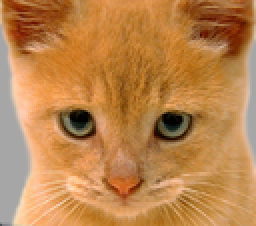
%> input picture Data/cat.bmp, 128 x 113 px, shrunk from 410 x 361 before the run, given in place of bru.bmp, which was not available (shown 2 times larger)
$ octave Code.m   (GNU Octave 9; MATLAB toolbox functions it lacks are replaced by stand-ins)
%> lines starting %> are read from the running program, lines starting %| are printed output that depends on the picture; pictures that were not available may be replaced by others from this repository, and a replacement may not be noted
% Universidade Tecnológica Federal do Paraná
% Renan Kodama Rodrigues 1602098
% Visão Computacional (Hybrid Images)


#carregando pacote image
pkg load image;


%fora do domino da frequência
function Fora_Da_Frequencia(local01, local02, alpha01, alpha02)
%> called with local01 = 'Data/bru.bmp', local02 = 'Data/re.bmp', alpha01 = 1.7, alpha02 = 7
  #carregando imagens
  image_01 = imread(local01);
%> image_01 is the input picture: size 113x128x3 uint8; mean R, G, B 188.3, 132.5, 77.1
  image_02 = imread(local02);
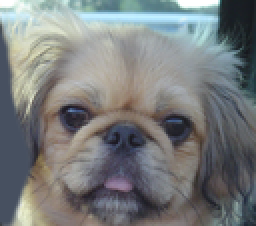
%> input picture Data/dog.bmp, 128 x 113 px, shrunk from 410 x 361 before the run, given in place of re.bmp, which was not available (shown 2 times larger)
%> image_02 is the input picture: size 113x128x3 uint8; mean R, G, B 121.2, 124.5, 125

  #aplicando filtro smooth e contornos na imagem 01
  image_lowPass01 = imsmooth(image_01,"gaussian", alpha01);
  image_highPass01 = image_01 - image_lowPass01;

  #aplicando filtro smooth e contornos na imagem 02
  image_lowPass02 = imsmooth(image_02,"gaussian", alpha02);
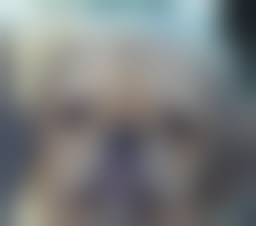
%> image_lowPass02: size 113x128x3 uint8 (shown 2 times larger); mean R, G, B 121.2, 124.5, 125; mean of the top-left, top-right, bottom-left and bottom-right quarters 162.7, 131.9, 109, 91.5
  image_highPass02 = image_02 - image_lowPass02;

  #unindo baixas e altas frequências das imagens 01 e 02
  image_final = image_lowPass02 + image_highPass01;

  #apresentação dos resultados
  figure('name','Passa Baixa 01 espacial','numbertitle','off'), imshow(image_lowPass01);
  figure('name','Passa Alta 01 espacial','numbertitle','off'), imshow(image_highPass01);
  figure('name','Passa Baixa 02 espacial','numbertitle','off'), imshow(image_lowPass02);
  figure('name','Passa Alta 02 espacial','numbertitle','off'), imshow(image_highPass02);
  figure('name','Imagem Final Fora do Dominio da Freq.','numbertitle','off'), imshow(image_final);

  imwrite (image_lowPass02, "Saida/PassaBaixa 02 Nofft.jpg")
  imwrite (image_highPass01, "Saida/PassaAlta 01 Nofft.jpg");
  imwrite (image_final, "Saida/Imagem Final Fora do Dominio da Freq.jpg");
endfunction


%funções no dominio da frequência
function res = D(u,v,s)
  res = sqrt((u-s(1)/2)^2+(v-s(2)/2)^2); #distancia entre pontos
endfunction

function res = H(u,v,s,d0)
  res = e^-((D(u,v,s))^2/(2*d0^2));   #gaussiana
endfunction

function [final_LowPassImage, final_HighPassImage] = Processar_Imagem(image)
  image_01 = rgb2gray(image);
%> image_01: size 113x128 uint8

  #padding da imagem
  image_padd = padarray(image_01, size(image_01),"zeros","post");

  #convertendo para double
  image_double = im2double(image_padd);

  #transformada de fourier e centralização do resultado
  image_Fourier = fft2(image_double);
  image_Fourier = fftshift(image_Fourier);

  #alocando filtro
  [image_Y_Padd, image_X_Padd, image_Z_Padd] = size(image_double);
%> image_Y_Padd = 226; image_X_Padd = 256; image_Z_Padd = 1
  filtro = zeros([image_Y_Padd, image_X_Padd, image_Z_Padd]);

  #criando filtro
  for i = (1:image_Y_Padd)
    for j = (1:image_X_Padd)
      filtro(i,j) =  H(i,j,size(image_double), 20);
    endfor
  endfor
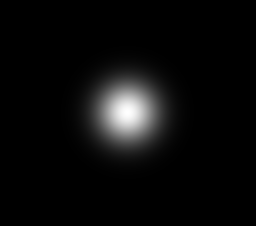
%> filtro: size 226x256 double; min 1.49e-16, max 1, mean 0.0434

  #aplicando filtro na imagem transformada
  low_pass_Spectre = image_Fourier .* filtro;

  #removendo do spectro da frequencia
  low_pass_Image = ifftshift(low_pass_Spectre);
  low_pass_Image = ifft2(low_pass_Image);

  figure('name','Espectro de Fourier','numbertitle','off'), imshow(uint8(abs(image_Fourier)));
  figure('name','Filtro Low Pass','numbertitle','off'), imshow(im2uint8(abs(filtro)));

  #remover padding
  [tam_Y_Original, tam_X_Original, tam_Z_Original] = size(image_01);
%> tam_Y_Original = 113; tam_X_Original = 128; tam_Z_Original = 1
  final_LowPassImage = zeros(tam_Y_Original,tam_X_Original);

  for i = (1: tam_Y_Original)
    for j = (1: tam_X_Original)
      final_LowPassImage(i,j) = low_pass_Image(i+2,j+2);
    endfor
  endfor

  #obtendo as altas(bordas) e baixas(esboço) frequências
  final_HighPassImage = image_01 - im2uint8(abs(final_LowPassImage));
  final_LowPassImage =  im2uint8(abs(final_LowPassImage));
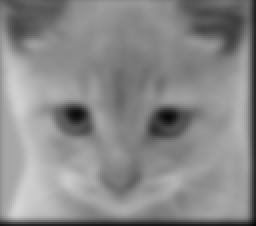
%> final_LowPassImage: size 113x128 uint8 (shown 2 times larger); min 7, max 212, mean 137
endfunction

function Dominio_Da_Frequencia(local01, local02)
  #carregando imagens
  image_01 = imread(local01);
  image_02 = imread(local02);

  [low_pass_01, high_pass_01] = Processar_Imagem(image_01);
  [low_pass_02, high_pass_02] = Processar_Imagem(image_02);
%> in Processar_Imagem (call 2), `image_padd = padarray(image_01, size(image_01),"zeros","post");`:
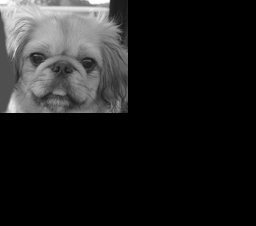
%> image_padd: size 226x256 uint8; min 0, max 255, mean 30.9
%> in Processar_Imagem (call 2), `final_HighPassImage = image_01 - im2uint8(abs(final_LowPassImage));`:
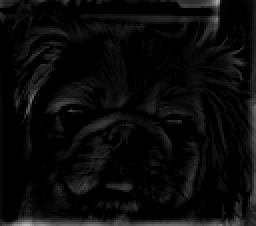
%> final_HighPassImage: size 113x128 uint8 (shown 2 times larger); min 0, max 181, mean 10.5

  #unindo as altas e baixas frequências
  image_final = low_pass_02 + high_pass_01;
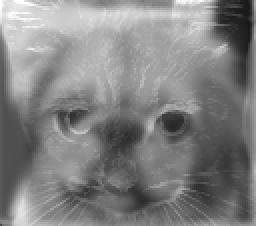
%> image_final: size 113x128 uint8 (shown 2 times larger); min 24, max 255, mean 129.7

  #apresentação dos resultados
  figure('name','Passa Baixa 01 FFT','numbertitle','off'), imshow(low_pass_01);
  figure('name','Passa Alta 01 FFT','numbertitle','off'), imshow(high_pass_01);
  figure('name','Passa Baixa 01 FFT','numbertitle','off'), imshow(low_pass_02);
  figure('name','Passa Alta 01 FFT','numbertitle','off'), imshow(high_pass_02);
  figure('name','Imagem Final no Dominio da Freq.','numbertitle','off'), imshow(image_final);

  imwrite (low_pass_02, "Saida/PassaBaixa 02 FFT.jpg");
  imwrite (low_pass_01, "Saida/PassaBaixa 01 FFT.jpg");
  imwrite (high_pass_01, "Saida/PassaAlta 01 FFT.jpg");
  imwrite (high_pass_02, "Saida/PassaAlta 02 FFT.jpg");
  imwrite (image_final, "Saida/Imagem no Dominio da Freq.jpg");
endfunction


  ################## MAIN ##################

  #Fora_Da_Frequencia("Data/cat.bmp", "Data/dog.bmp", 04, 06);
  Fora_Da_Frequencia("Data/bru.bmp", "Data/re.bmp", 1.7, 7);

  #Dominio_Da_Frequencia("Data/cat.bmp","Data/dog.bmp");
  Dominio_Da_Frequencia("Data/bru.bmp", "Data/re.bmp");

  ################## MAIN ##################


  %Atividade Question 02
  % [13 lines of commented-out code are left out]
